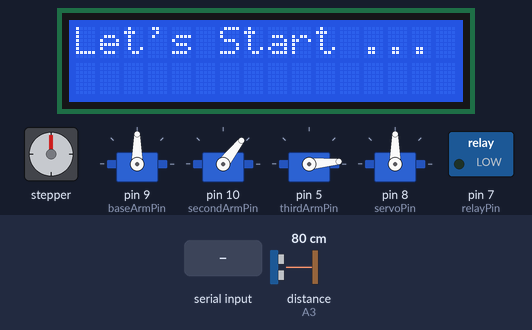
Bench run of a sketch on a simulated Arduino Uno, built with avr-gcc and run on an emulated ATmega328P. Shown: stepper motor, 4 × servo, 16×2 character LCD, switched loads named in the sketch (green lamp = pin HIGH). Wiring (inferred from the names in the program): stepper motor driver (200 steps per turn assumed): step pin 2; direction pin 3. The inputs (shaded band) are chosen by the test bench; at power-on: distance to the obstacle (sensor on A3) 80 cm. The echo pulse lasts 58.3 µs per cm; pins used as bus, display or sensor lines are not drawn; what the sketch prints to the serial monitor is not drawn.

Above: at 2.2 s.
At 9.3 s:
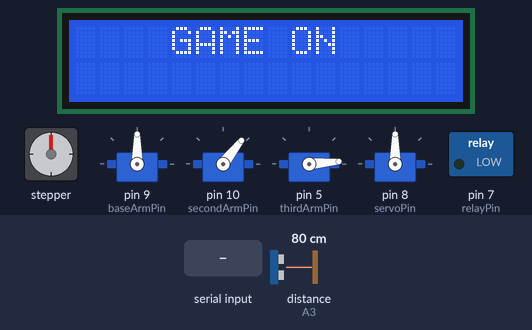
9.4 s: "Blue wins!\n" received over Serial
At 10.3 s:
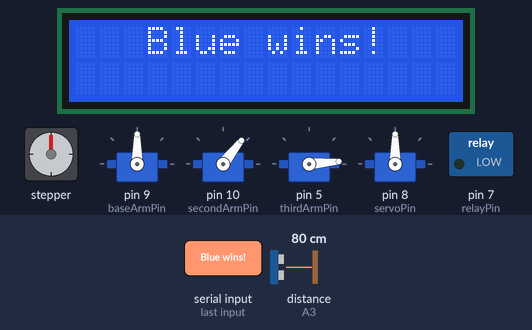
10.9 s: "Green wins!\n" received over Serial
At 12.4 s:
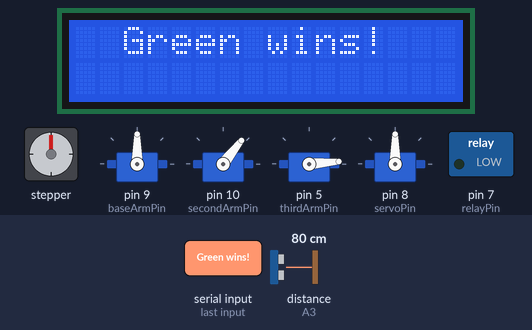
12.9 s: "90,45\n" received over Serial
Timing chart, 0 to 77.4 s (numbered marks = the images above; inputs shaded):
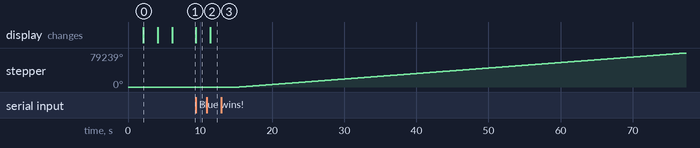

The sketch:

Arduino.ino
```cpp
#include <Servo.h>
#include <Wire.h>
#include <LiquidCrystal_I2C.h>

// Define pins for the stepper motor driver
int stepPin = 2;
int directionPin = 3;

// Conversion ratios based on provided measurements
const float stepsPerCm = 5000.0 / 5.1; // Steps per centimeter

// Declare steps19cm globally
long steps19cm;

// Create servo objects
Servo baseArmServo;     // MG995 for the base arm
Servo secondArmServo;   // MG995 for the second arm
Servo thirdArmServo;    // MG90S for the third arm
Servo myServo;          // Additional servo for solenoid rotation

// Define the pin numbers
const int baseArmPin = 9;
const int secondArmPin = 10;
const int thirdArmPin = 5;
const int servoPin = 8;
const int relayPin = 7; // Pin connected to relay module

// Current angle of the additional servo
int currentAngle = 90;  // Initial angle (starting position)

// Set the LCD address to 0x3F for a 16 chars and 2 line display
LiquidCrystal_I2C lcd(0x27, 16, 2);

// Variables to store received data
float distance;
int targetAngle;

// Pins for the Ultrasonic Sensor
const int trigPin = A2;
const int echoPin = A3;

// Define the range tolerance
const float tolerance = 3.0; // in cm

// Distance from the thread bar end to the arm's starting point
const float fixedDistance = 9.8; // in cm

void setup() {
  pinMode(stepPin, OUTPUT);
  pinMode(directionPin, OUTPUT);
  pinMode(relayPin, OUTPUT);

  // Attach the servos to their respective pins
  baseArmServo.attach(baseArmPin);
  secondArmServo.attach(secondArmPin);
  thirdArmServo.attach(thirdArmPin);
  myServo.attach(servoPin);

  // Set initial positions for the servos
  baseArmServo.write(90);      // Base arm starting position
  secondArmServo.write(52);    // Second arm starting position
  thirdArmServo.write(5);      // Third arm starting position
  myServo.write(90);           // Solenoid rotation servo starting position

  // Initialize the LCD with the number of columns and rows
  lcd.init();
  lcd.backlight();

  Serial.begin(9600); // Initialize serial communication
  Serial.println("Starting...");

  String phrase1 = "WELCOME TO STRIKEMATE !";
  displayCentered(phrase1);
  delay(2000);
  String phrase2 = "Let's Start ...";
  displayCentered(phrase2);
  delay(2000);
  String phrase3 = "Your coin colour is blue";
  displayCentered(phrase3);
  delay(2000);
  String phrase4 = "GAME ON";
  displayCentered(phrase4);
  delay(2000);

  // Calculate steps for 19 cm
  steps19cm = distanceToSteps(19);

  // Initialize the pins for the Ultrasonic Sensor
  pinMode(trigPin, OUTPUT);
  pinMode(echoPin, INPUT);
}

void loop() {
  // Check if there's any serial input
  if (Serial.available() > 0) {
    String message = Serial.readStringUntil('\n');
    if (message == "Blue wins!" || message == "Green wins!") {
      displayCentered(message);
      delay(2000);
      return;
    } else {
      distance = Serial.parseFloat();
      targetAngle = Serial.parseInt();

      Serial.print("Distance received: ");
      Serial.println(distance);
      Serial.print("Target angle received: ");
      Serial.println(targetAngle);

      // Measure distance using the Ultrasonic Sensor
      float measuredDistance = measureDistance(trigPin, echoPin);

      // Check if the measured distance is within the tolerance range
      bool withinRange = isWithinRange(measuredDistance, distance, tolerance);

      // Decide which distance to use for arm movement
      float finalDistance = withinRange ? distance : measuredDistance;
      long stepsInput = distanceToSteps(finalDistance);

      if (stepsInput >= 0) {
        // Move the input distance in the HIGH direction
        digitalWrite(directionPin, HIGH);
        moveStepper(stepsInput);

        // Claw movements
        thirdArmServo.write(3);

        // Move the base arm continuously
        for (int pos = 90; pos >= 30; pos -= 1) {
          baseArmServo.write(pos);
          delay(50);
        }
        secondArmServo.write(52);
        delay(1000);

        // Move the third arm servo
        delay(3000);
        thirdArmServo.write(60);
        delay(1000);
        thirdArmServo.write(3);
        delay(1000);

        // Move the base arm back to its original position
        for (int pos = 30; pos <= 90; pos += 1) {
          baseArmServo.write(pos);
          delay(50);
        }
        delay(2000);

        // Move 6 cm in the LOW direction
        long steps6cm = distanceToSteps(6);
        digitalWrite(directionPin, LOW);
        moveStepper(steps6cm);

        // Handle solenoid rotation
        handleSolenoidRotation(targetAngle);

        // Move back to the starting position
        long stepsBack = stepsInput - steps6cm;
        moveStepper(stepsBack);

        Serial.println("Movement completed.");
        String phrase = "Your Turn ...";
        displayCentered(phrase);
        delay(2000);

      } else {
        Serial.println("Invalid distance. Please enter a valid cm value:");
      }

      // Prevent further execution of the loop
      while (1) {
        // Do nothing
      }
    }
  }
}

// Function to convert distance to steps
long distanceToSteps(float distance) {
  if (distance > 0) {
    return distance * stepsPerCm;
  } else {
    return -1; // Invalid distance
  }
}

// Function to move the stepper motor
void moveStepper(long steps) {
  for (long stepCount = 0; stepCount < steps; stepCount++) {
    digitalWrite(stepPin, HIGH);
    delayMicroseconds(700);
    digitalWrite(stepPin, LOW);
    delayMicroseconds(700);
  }
}

// Function to rotate the servo gradually
void rotateServoGradually(int targetAngle) {
  Serial.print("Current angle: ");
  Serial.println(currentAngle);
  Serial.print("Target angle: ");
  Serial.println(targetAngle);

  if (targetAngle > currentAngle) {
    for (int angle = currentAngle; angle <= targetAngle; angle++) {
      myServo.write(angle);
      delay(20);
    }
  } else {
    for (int angle = currentAngle; angle >= targetAngle; angle--) {
      myServo.write(angle);
      delay(20);
    }
  }
  currentAngle = targetAngle;
}

// Function to display a centered message on the LCD
void displayCentered(String message) {
  lcd.clear();

  int messageLength = message.length();
  if (messageLength <= 16) {
    int startCol = (16 - messageLength) / 2;
    lcd.setCursor(startCol, 0);
    lcd.print(message);
  } else {
    String line1 = message.substring(0, 16);
    String line2 = message.substring(16);
    int startCol1 = (16 - line1.length()) / 2;
    int startCol2 = (16 - line2.length()) / 2;

    lcd.setCursor(startCol1, 0);
    lcd.print(line1);

    lcd.setCursor(startCol2, 1);
    lcd.print(line2);
  }
}

// Function to handle solenoid rotation
void handleSolenoidRotation(int targetAngle) {
  if (targetAngle >= 0 && targetAngle <= 180) {
    rotateServoGradually(targetAngle);
    Serial.print("Servo rotated to ");
    Serial.print(targetAngle);
    Serial.println(" degrees.");
    delay(2000);

    // Solenoid activation
    digitalWrite(relayPin, HIGH);
    delay(1000);
    digitalWrite(relayPin, LOW);

    rotateServoGradually(90);
    Serial.println("Servo returned to 90 degrees.");
  } else {
    Serial.println("Invalid input. Enter an angle between 0 and 180:");
  }
}

// Function to measure distance using the Ultrasonic Sensor
float measureDistance(int trigPin, int echoPin) {
  digitalWrite(trigPin, LOW);
  delayMicroseconds(2);
  digitalWrite(trigPin, HIGH);
  delayMicroseconds(10);
  digitalWrite(trigPin, LOW);

  long duration = pulseIn(echoPin, HIGH);
  float distance = (duration / 2.0) * 0.0343;
  return distance;
}

// Function to check if the measured distance is within the tolerance range
bool isWithinRange(float measuredDistance, float targetDistance, float tolerance) {
  return (measuredDistance >= (targetDistance - tolerance)) && (measuredDistance <= (targetDistance + tolerance));
}
```

Measured:
- after the input at 9.4 s, the display: changes at once (image 2)
- after the input at 10.9 s, the display: changes after 0.54 s (image 3)
- after the input at 12.9 s, stepper: keeps turning clockwise at about 1279°/s, starting after 2.5 s
- what the display in image 0 shows lasts 2.0 s, from 2.1 s to 4.1 s
